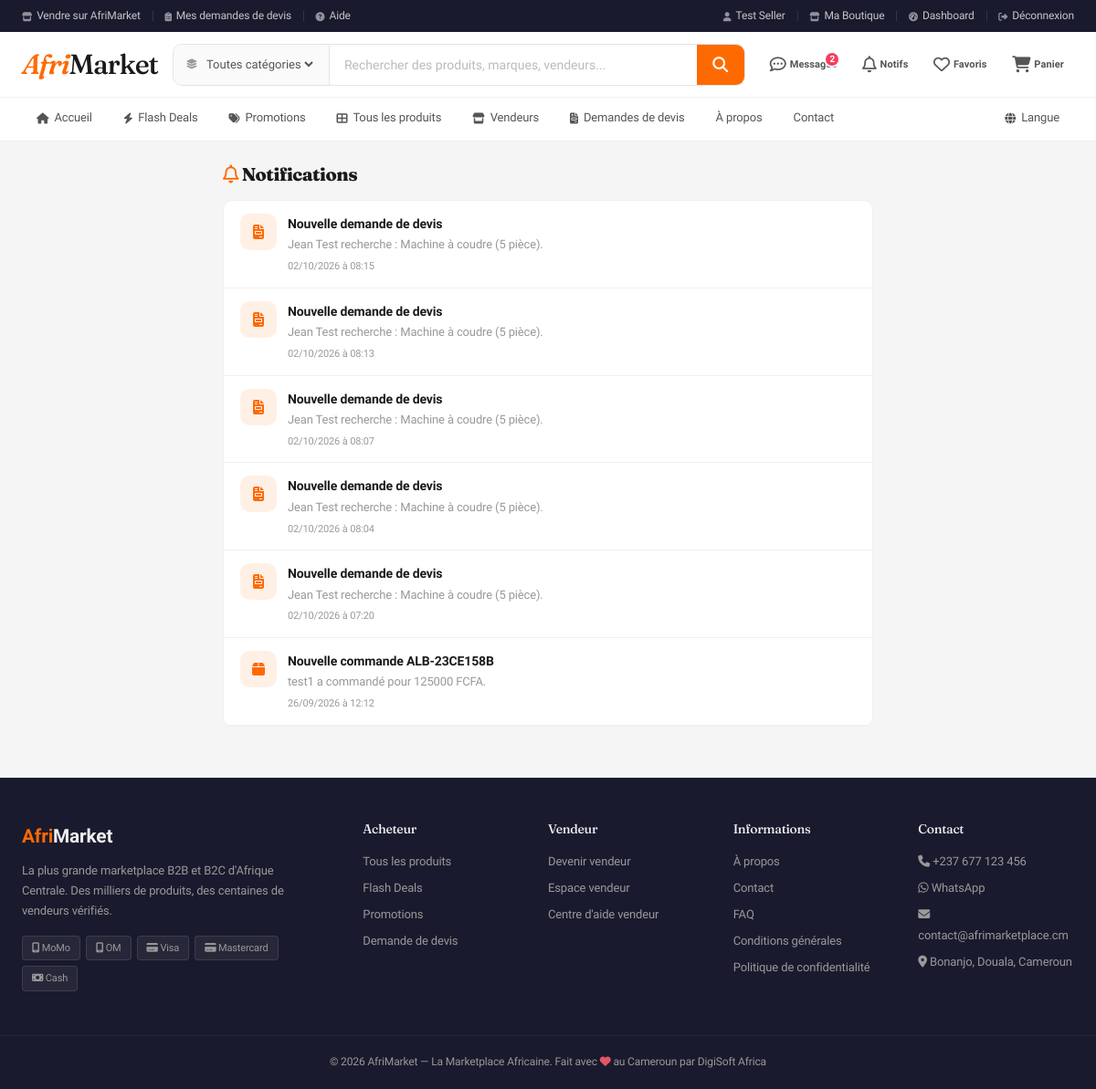
/fr/messages/notifications/ (signed in), run on the app's committed database.
### accounts/models.py (models this page shows, shortened)
class User(AbstractUser):
    ROLE_CHOICES = [
        ('buyer', 'Acheteur'),
        ('seller', 'Vendeur'),
        ('admin', 'Administrateur'),
    ]
    role = models.CharField(max_length=10, choices=ROLE_CHOICES, default='buyer')
    phone = models.CharField(max_length=20, blank=True)
    avatar = models.ImageField(upload_to='avatars/', blank=True, null=True)
    address = models.TextField(blank=True)
    city = models.CharField(max_length=100, blank=True)
    country = models.CharField(max_length=100, default='Cameroun')
    is_verified = models.BooleanField(default=False)
    @property
    def store(self):
        return self.stores.first()
    @property
    def is_seller(self):
        return self.role == 'seller'
    @property
    def display_name(self):
        return self.get_full_name() or self.username

### messaging/models.py (models this page shows, shortened)
class Notification(models.Model):
    TYPE_CHOICES = [
        ('order', 'Commande'),
        ('rfq', 'Devis'),
        ('invoice', 'Facture'),
        ('stock', 'Stock'),
        ('payment', 'Paiement'),
        ('account', 'Compte'),
        ('system', 'Système'),
    ]
    user = models.ForeignKey(settings.AUTH_USER_MODEL, on_delete=models.CASCADE, related_name='notifications')
    notif_type = models.CharField(max_length=20, choices=TYPE_CHOICES, default='system')
    title = models.CharField(max_length=200)
    message = models.TextField()
    url = models.CharField(max_length=300, blank=True)
    is_read = models.BooleanField(default=False)
    created_at = models.DateTimeField(auto_now_add=True)
    class Meta:
        ordering = ['-created_at']
    @property
    def icon(self):
        return {
            'order': 'fa-box',
            'rfq': 'fa-file-invoice',
            'invoice': 'fa-receipt',
            'stock': 'fa-boxes-stacked',
            'payment': 'fa-money-bill-wave',
            'account': 'fa-user',
            'system': 'fa-bell',
        }.get(self.notif_type, 'fa-bell')

### messaging/views.py (the view)
# urls.py: path('notifications/', views.notifications_list, name='notifications'),
@login_required
def notifications_list(request):
    notifs = Notification.objects.filter(user=request.user)
    notifs.filter(is_read=False).update(is_read=True)
    return render(request, 'messaging/notifications.html', {'notifications': notifs[:100]})

### cart/context_processors.py (called while the page is built)
def cart_context(request):
    cart = get_cart(request)
    count = sum(item.get('quantity', 0) for item in cart.values())
    total = sum(item.get('price', 0) * item.get('quantity', 0) for item in cart.values())
    return {'cart_count': count, 'cart_total': total}

### cart/utils.py (called while the page is built, shortened)
def get_cart(request):
    if request.user.is_authenticated:
        cart = {}
        return cart
    return request.session.get('cart', {})

### catalog/context_processors.py (called while the page is built)
def categories_context(request):
    wishlist_count = 0
    if request.user.is_authenticated:
        wishlist_count = Wishlist.objects.filter(user=request.user).count()
    return {
        'nav_categories': Category.objects.filter(parent__isnull=True, is_active=True).prefetch_related('children')[:10],
        'wishlist_count': wishlist_count,
    }

### messaging/context_processors.py (called while the page is built)
def unread_messages_count(request):
    if request.user.is_authenticated:
        user_conversations = Conversation.objects.filter(
            Q(buyer=request.user) | Q(seller=request.user)
        ).values_list('id', flat=True)
        unread_count = Message.objects.filter(
            conversation_id__in=user_conversations,
            is_read=False
        ).exclude(
            sender=request.user
        ).count()
        return {'unread_messages_count': unread_count}
    return {'unread_messages_count': 0}

def notifications_context(request):
    if request.user.is_authenticated:
        from .models import Notification
        qs = Notification.objects.filter(user=request.user)
        return {
            'unread_notifications_count': qs.filter(is_read=False).count(),
            'latest_notifications': qs[:8],
        }
    return {'unread_notifications_count': 0, 'latest_notifications': []}

### templates/messaging/notifications.html (shortened to what this page needs)
{% extends 'base.html' %}
{% block content %}
<div class="section" style="max-width:760px;margin:0 auto;">
    <div style="display:flex;justify-content:space-between;align-items:center;margin-bottom:16px;">
        <h1 style="font-size:20px;font-weight:800;"><i class="fa-regular fa-bell" style="color:var(--orange);"></i> Notifications</h1>
    </div>
    <div style="background:var(--white);border:1px solid var(--border2);border-radius:var(--radius);overflow:hidden;">
        {% for n in notifications %}
        <a href="{% if n.url %}{{ n.url }}{% else %}#{% endif %}" style="display:flex;gap:12px;padding:14px 18px;border-bottom:1px solid var(--border2);text-decoration:none;color:inherit;{% if not n.is_read %}background:rgba(255,106,0,.04);{% endif %}">
            <span style="width:40px;height:40px;border-radius:10px;background:rgba(255,106,0,.1);color:var(--orange);display:flex;align-items:center;justify-content:center;font-size:16px;flex-shrink:0;"><i class="fa-solid {{ n.icon }}"></i></span>
            <span style="flex:1;min-width:0;">
                <span style="display:block;font-size:14px;font-weight:{% if not n.is_read %}700{% else %}600{% endif %};">{{ n.title }}</span>
                <span style="display:block;font-size:13px;color:var(--text3);margin-top:2px;">{{ n.message }}</span>
                <span style="display:block;font-size:11px;color:var(--text3);margin-top:4px;">{{ n.created_at|date:"d/m/Y à H:i" }}</span>
            </span>
        </a>
        {% empty %}
        <div style="text-align:center;padding:4rem;color:var(--text3);">
            <i class="fa-regular fa-bell" style="font-size:40px;opacity:.25;display:block;margin-bottom:12px;"></i>
            Aucune notification pour le moment
        </div>
        {% endfor %}
    </div>
</div>
{% endblock %}

### templates/base.html (shortened to what this page needs)
{% load static %}{% load humanize %}
<!DOCTYPE html>
<html lang="fr">
<head>
<link rel="stylesheet" href="https://cdnjs.cloudflare.com/ajax/libs/font-awesome/6.5.1/css/all.min.css">
<link rel="stylesheet" href="{% static 'css/style.css' %}">
</head>
<body>
<div class="topbar">
<div class="topbar-inner">
<div class="topbar-links">
<a href="{% url 'seller_landing' %}"><i class="fa-solid fa-store"></i> Vendre sur AfriMarket</a>
{% if user.is_authenticated %}
<a href="{% url 'orders:my_rfqs' %}"><i class="fa-solid fa-clipboard-list"></i> Mes demandes de devis</a>
{% else %}
<a href="{% url 'orders:create_rfq' %}"><i class="fa-solid fa-file-invoice"></i> Demander un devis</a>
{% endif %}
<a href="{% url 'faq' %}"><i class="fa-solid fa-circle-question"></i> Aide</a>
</div>
<div class="topbar-links">
{% if user.is_authenticated %}
<a href="{% url 'accounts:profile' %}"><i class="fa-solid fa-user"></i> {{ user.display_name }}</a>
{% if user.store %}
{% if user.stores.count > 1 %}
<div style="position:relative;display:inline-block;" id="storesMenu">
<a href="#" onclick="event.preventDefault();document.getElementById('storesDropdown').classList.toggle('open');"><i class="fa-solid fa-store"></i> Mes Boutiques <i class="fa-solid fa-chevron-down" style="font-size:9px;"></i></a>
<div id="storesDropdown" style="display:none;position:absolute;top:100%;left:0;margin-top:6px;background:#fff;border:1px solid var(--border2);border-radius:8px;box-shadow:0 4px 12px rgba(0,0,0,.1);min-width:200px;z-index:1000;">
{% for s in user.stores.all %}
<a href="{% url 'store:detail' slug=s.slug %}" style="display:flex;align-items:center;gap:8px;padding:10px 14px;font-size:13px;color:var(--text1);text-decoration:none;border-bottom:1px solid var(--border2);"><i class="fa-solid fa-store" style="color:var(--orange);"></i> {{ s.name }}</a>
{% endfor %}
</div>
</div>
{% else %}
<a href="{% url 'store:detail' slug=user.store.slug %}"><i class="fa-solid fa-store"></i> Ma Boutique</a>
{% endif %}
{% endif %}
{% if user.is_seller or user.is_superuser or user.role == 'admin' %}
<a href="{% url 'dashboard:index' %}"><i class="fa-solid fa-gauge-high"></i> Dashboard</a>
{% endif %}
<a href="#" onclick="openLogoutModal();return false;"><i class="fa-solid fa-right-from-bracket"></i> Déconnexion</a>
{% else %}
<a href="{% url 'accounts:login' %}"><i class="fa-solid fa-right-to-bracket"></i> Connexion</a>
<span class="topbar-sep"></span>
<a href="{% url 'accounts:register' %}"><i class="fa-solid fa-user-plus"></i> Inscription</a>
{% endif %}
</div>
</div>
</div>
<header class="header">
<div class="header-inner">
<a href="{% url 'home' %}" class="logo">Afri<span>Market</span></a>
<form method="get" action="{% url 'catalog:search' %}" class="search-bar" style="position:relative;">
<div class="search-category">
<i class="fa-solid fa-layer-group"></i>
<select name="category">
<option value="">Toutes catégories</option>
</select>
</div>
<div class="search-input-wrap">
<input type="text" name="q" id="searchInput" placeholder="Rechercher des produits, marques, vendeurs..." value="{{ search_query|default:'' }}" autocomplete="off">
</div>
<button type="submit"><i class="fa-solid fa-magnifying-glass"></i></button>
</form>
<div class="header-actions">
<a href="{% url 'messaging:inbox' %}" class="header-icon" id="messagesIconMain">
<i class="fa-regular fa-comment-dots"></i>
<span class="header-icon-label">Messages</span>
{% if unread_messages_count > 0 %}<span class="badge" id="messagesBadgeMain">{{ unread_messages_count }}</span>{% endif %}
</a>
{% if user.is_authenticated %}
<a href="{% url 'messaging:notifications' %}" class="header-icon">
<i class="fa-regular fa-bell"></i>
<span class="header-icon-label">Notifs</span>
</a>
{% endif %}
<a href="{% url 'catalog:wishlist' %}" class="header-icon">
<i class="fa-regular fa-heart"></i>
<span class="header-icon-label">Favoris</span>
</a>
<a href="{% url 'cart:view' %}" class="header-icon">
<i class="fa-solid fa-cart-shopping"></i>
<span class="header-icon-label">Panier</span>
</a>
</div>
</div>
</header>
<nav class="meganav">
<div class="meganav-inner">
<div class="meganav-links">
<a href="{% url 'home' %}" class="{% if request.resolver_match.url_name == 'home' %}active{% endif %}"><i class="fa-solid fa-home"></i> Accueil</a>
<a href="{% url 'catalog:flash_deals' %}" class="{% if request.resolver_match.url_name == 'flash_deals' and request.resolver_match.app_name == 'catalog' %}active{% endif %}"><i class="fa-solid fa-bolt"></i> Flash Deals</a>
<a href="{% url 'catalog:promotions' %}" class="{% if request.resolver_match.url_name == 'promotions' and request.resolver_match.app_name == 'catalog' %}active{% endif %}"><i class="fa-solid fa-tags"></i> Promotions</a>
<a href="{% url 'catalog:product_list' %}" class="{% if request.resolver_match.url_name == 'product_list' and request.resolver_match.app_name == 'catalog' %}active{% endif %}"><i class="fa-solid fa-th-large"></i> Tous les produits</a>
<a href="{% url 'store:list' %}" class="{% if request.resolver_match.url_name == 'list' and request.resolver_match.app_name == 'store' %}active{% endif %}"><i class="fa-solid fa-store"></i> Vendeurs</a>
{% if user.is_authenticated %}
{% if user.is_seller or user.is_superuser or user.role == 'admin' %}
<a href="{% url 'orders:rfq_list' %}" class="{% if 'rfq' in request.resolver_match.url_name and request.resolver_match.app_name == 'orders' %}active{% endif %}"><i class="fa-solid fa-file-invoice"></i> Demandes de devis</a>
{% else %}
<a href="{% url 'orders:my_rfqs' %}" class="{% if 'rfq' in request.resolver_match.url_name and request.resolver_match.app_name == 'orders' %}active{% endif %}"><i class="fa-solid fa-file-invoice"></i> Mes demandes de devis</a>
{% endif %}
{% else %}
<a href="{% url 'orders:create_rfq' %}" class="{% if 'rfq' in request.resolver_match.url_name and request.resolver_match.app_name == 'orders' %}active{% endif %}"><i class="fa-solid fa-file-invoice"></i> Demander un devis</a>
{% endif %}
<a href="{% url 'about' %}" class="{% if request.resolver_match.url_name == 'about' %}active{% endif %}">À propos</a>
<a href="{% url 'contact' %}" class="{% if request.resolver_match.url_name == 'contact' %}active{% endif %}">Contact</a>
<div style="position:relative;display:inline-block;margin-left:auto;" id="languageSelectorMain">
<a href="#" style="cursor:pointer;"><i class="fa-solid fa-globe"></i> Langue</a>
</div>
</div>
</div>
</nav>
{% block content %}{% endblock %}
<footer class="footer">
<div class="footer-top">
<div>
<div class="footer-brand">Afri<span>Market</span></div>
<p style="font-size:13px;line-height:1.7;max-width:300px;margin-top:.5rem;">La plus grande marketplace B2B et B2C d'Afrique Centrale. Des milliers de produits, des centaines de vendeurs vérifiés.</p>
<div class="footer-payments" style="margin-top:1rem;">
<span><i class="fa-solid fa-mobile-screen"></i> MoMo</span><span><i class="fa-solid fa-mobile-screen"></i> OM</span><span><i class="fa-solid fa-credit-card"></i> Visa</span><span><i class="fa-solid fa-credit-card"></i> Mastercard</span><span><i class="fa-solid fa-money-bill"></i> Cash</span>
</div>
</div>
<div>
<h4>Acheteur</h4>
<ul>
<li><a href="{% url 'catalog:product_list' %}">Tous les produits</a></li>
<li><a href="{% url 'catalog:flash_deals' %}">Flash Deals</a></li>
<li><a href="{% url 'catalog:promotions' %}">Promotions</a></li>
<li><a href="{% url 'orders:create_rfq' %}">Demande de devis</a></li>
</ul>
</div>
<div>
<h4>Vendeur</h4>
<ul>
<li><a href="{% url 'accounts:register' %}">Devenir vendeur</a></li>
<li><a href="{% url 'dashboard:index' %}">Espace vendeur</a></li>
<li><a href="#">Centre d'aide vendeur</a></li>
</ul>
</div>
<div>
<h4>Informations</h4>
<ul>
<li><a href="{% url 'about' %}">À propos</a></li>
<li><a href="{% url 'contact' %}">Contact</a></li>
<li><a href="{% url 'faq' %}">FAQ</a></li>
<li><a href="#">Conditions générales</a></li>
<li><a href="#">Politique de confidentialité</a></li>
</ul>
</div>
<div>
<h4>Contact</h4>
<ul>
<li><a href="tel:+237677123456"><i class="fa-solid fa-phone"></i> +237 677 123 456</a></li>
<li><a href="#"><i class="fa-brands fa-whatsapp"></i> WhatsApp</a></li>
<li><a href="mailto:contact@afrimarketplace.cm"><i class="fa-solid fa-envelope"></i> contact@afrimarketplace.cm</a></li>
<li><a href="#"><i class="fa-solid fa-location-dot"></i> Bonanjo, Douala, Cameroun</a></li>
</ul>
</div>
</div>
<div class="footer-bottom">
<p>© 2026 AfriMarket — La Marketplace Africaine. Fait avec <i class="fa-solid fa-heart" style="color:#e25563;"></i> au Cameroun par DigiSoft Africa</p>
</div>
</footer>
</body>
</html>

### data on the page
User: display_name "Test Seller"
Notification: title "Nouvelle demande de devis", message "Jean Test recherche : Machine à coudre (5 pièce).", created_at "02/10/2026 à 08:15"
Notification: title "Nouvelle demande de devis", message "Jean Test recherche : Machine à coudre (5 pièce).", created_at "02/10/2026 à 08:13"
Notification: title "Nouvelle demande de devis", message "Jean Test recherche : Machine à coudre (5 pièce).", created_at "02/10/2026 à 08:07"
Notification: title "Nouvelle demande de devis", message "Jean Test recherche : Machine à coudre (5 pièce).", created_at "02/10/2026 à 08:04"
Notification: title "Nouvelle demande de devis", message "Jean Test recherche : Machine à coudre (5 pièce).", created_at "02/10/2026 à 07:20"
Notification: title "Nouvelle commande ALB-23CE158B", message "test1 a commandé pour 125000 FCFA.", created_at "26/09/2026 à 12:12"

### other printed values
{{ unread_messages_count }} "2"
